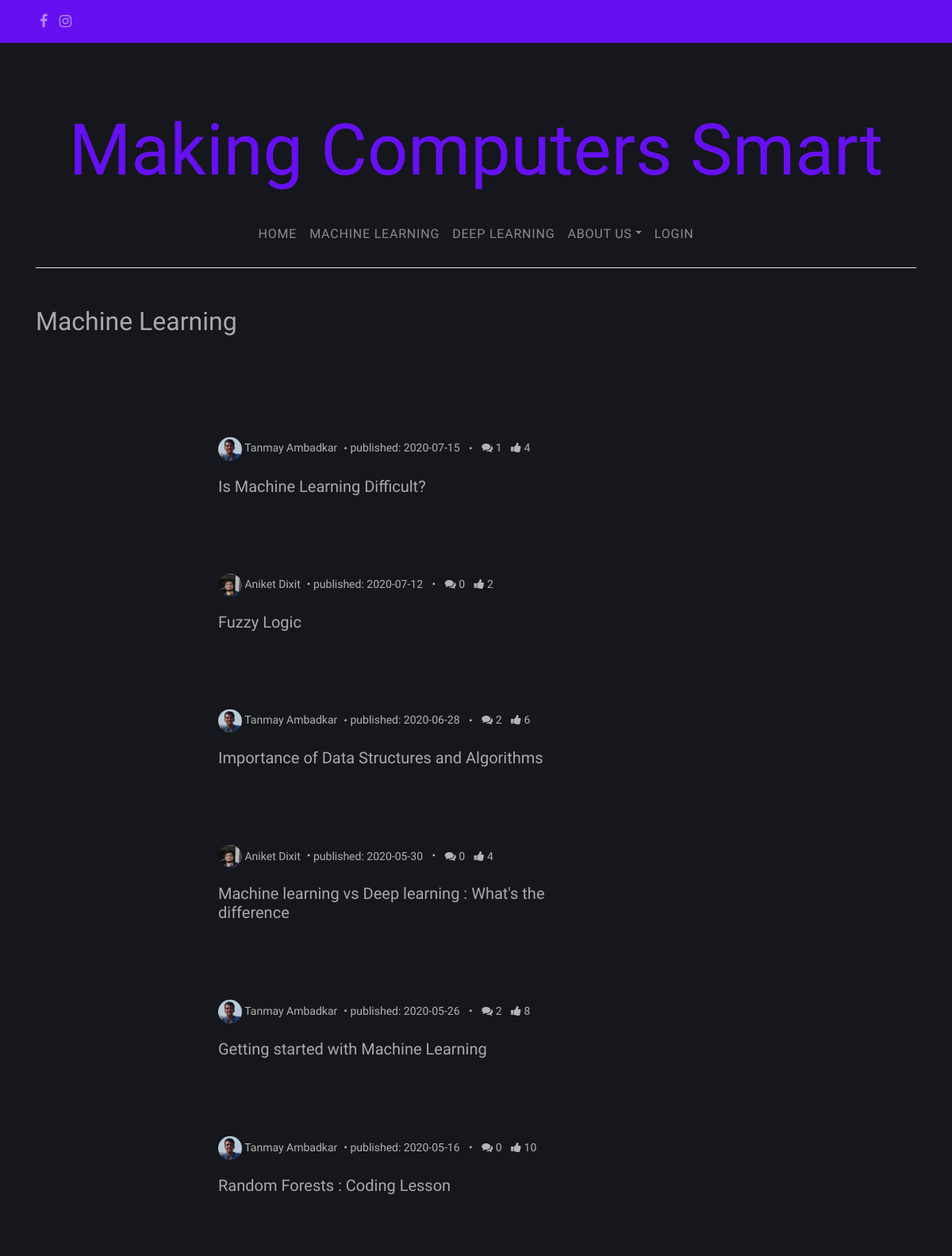
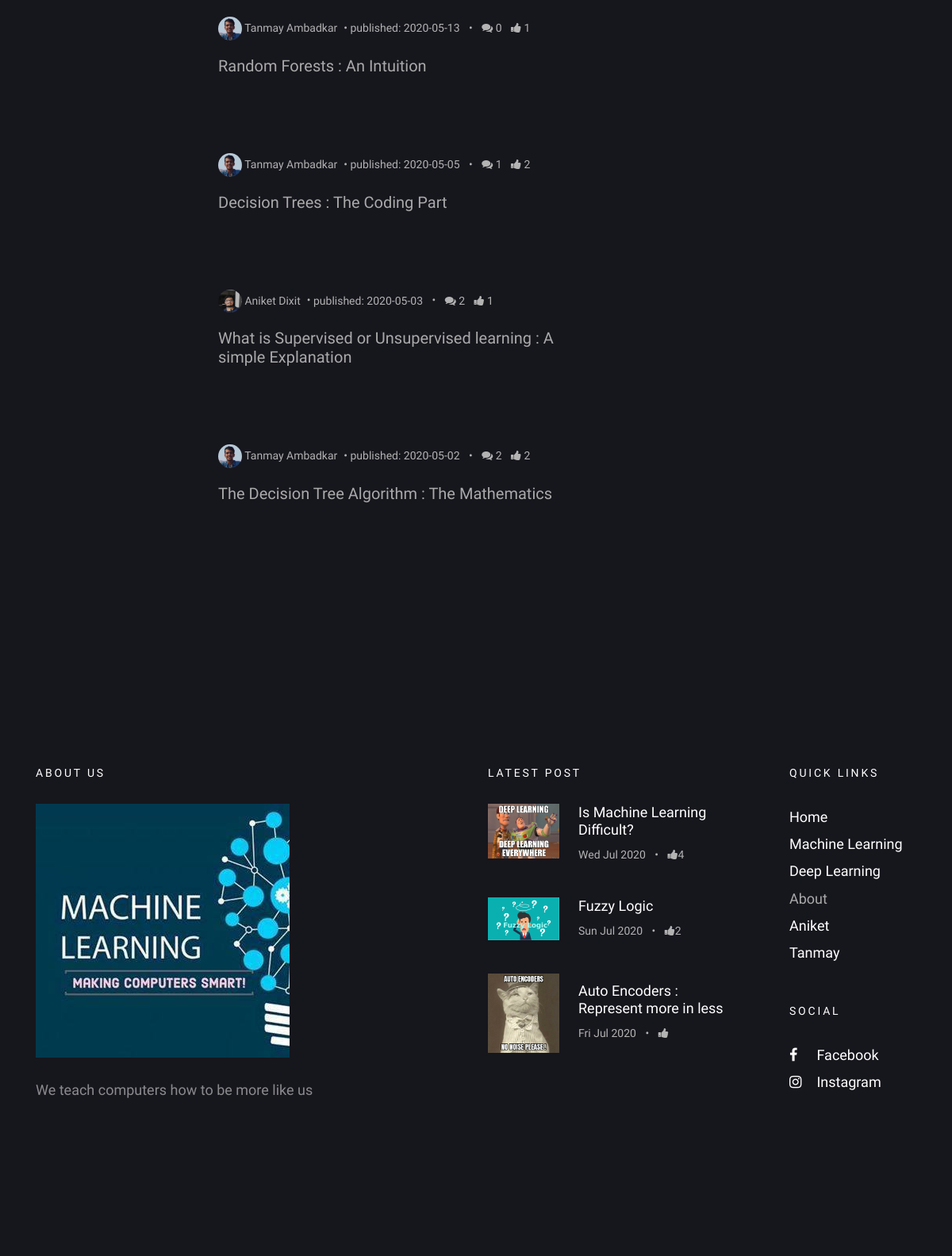
The page /posts/ML/ on the database as committed earlier (2 pictures, top to bottom).
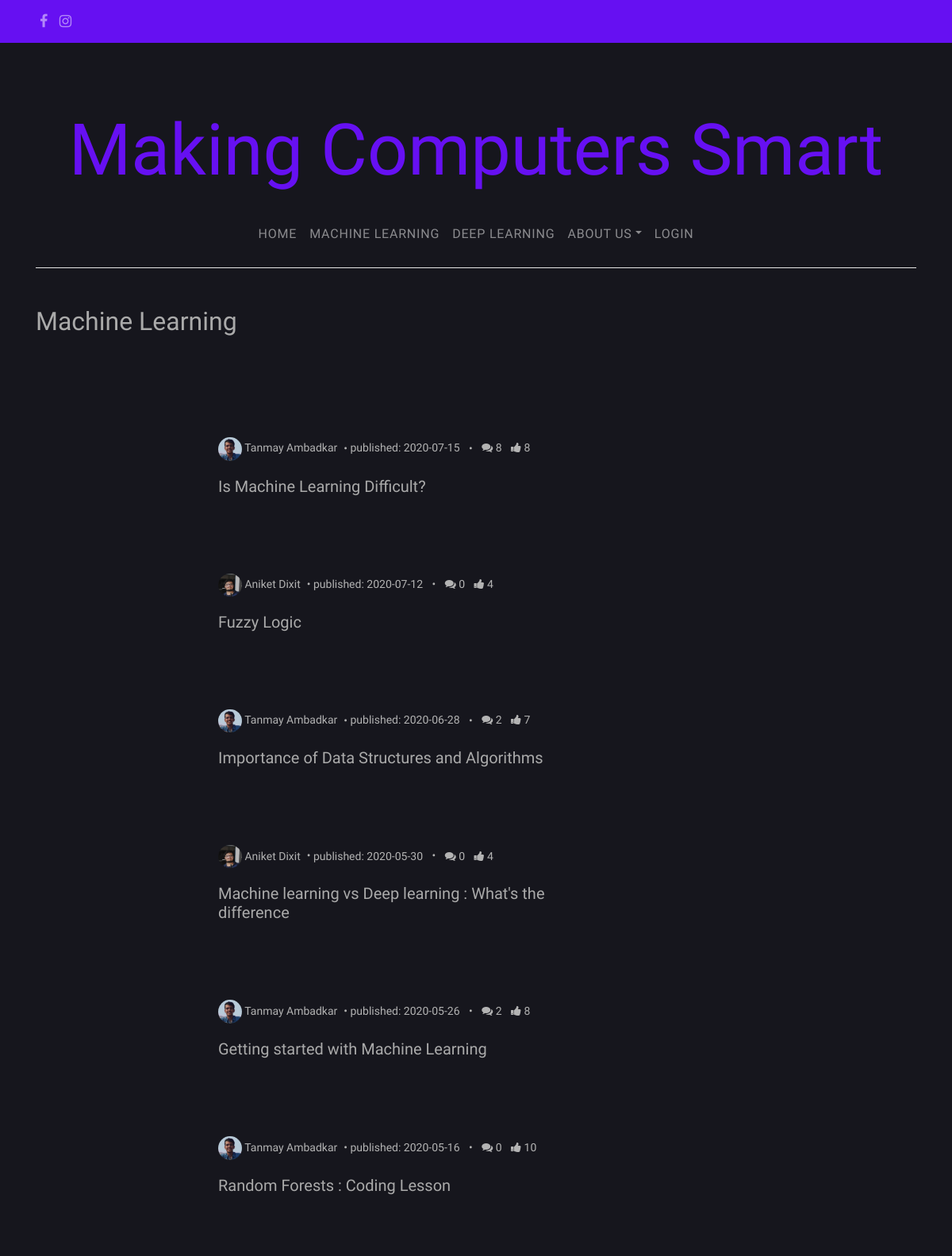
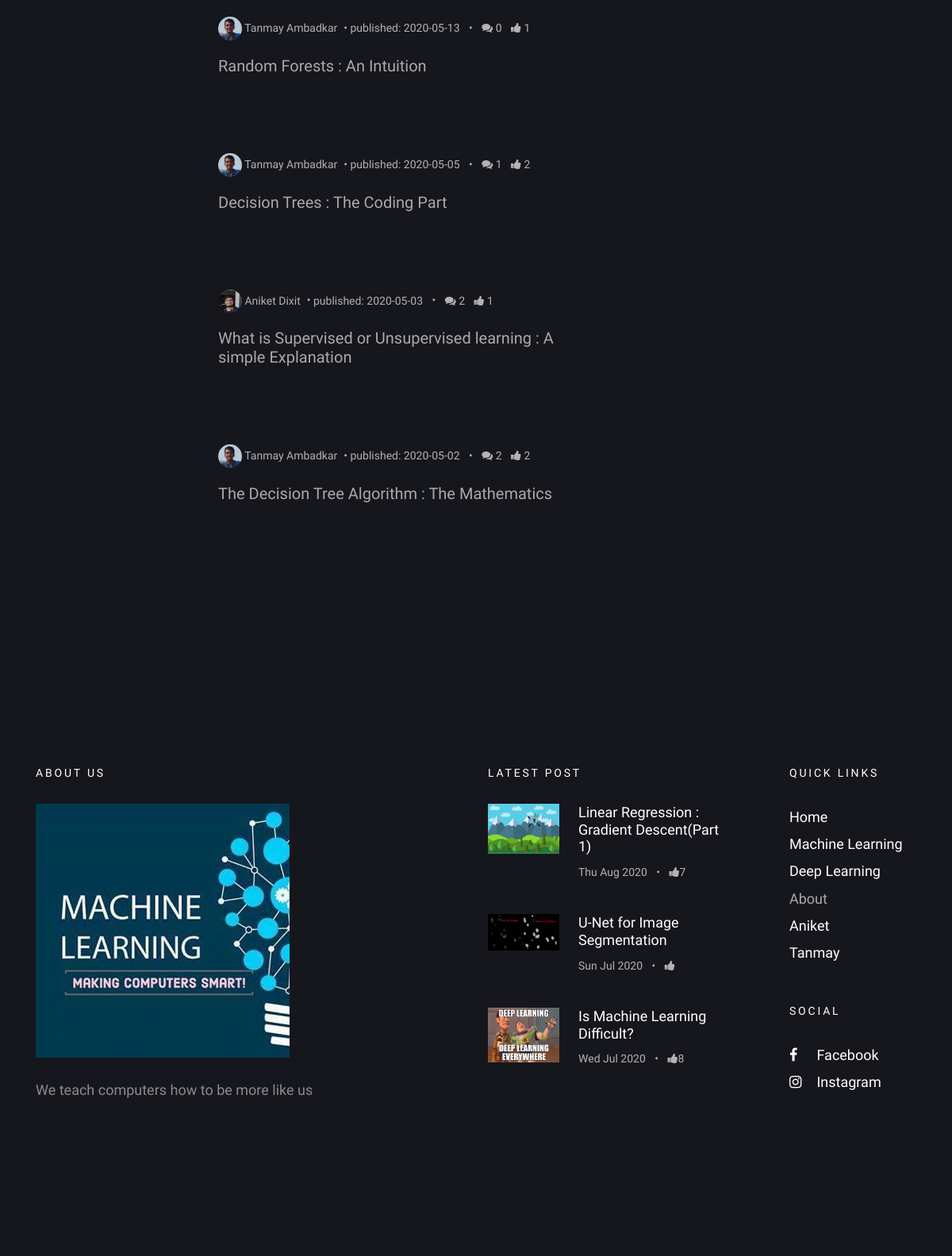
The same page on the database as committed later (2 pictures, top to bottom).
### blog/models.py (models this page shows, shortened)
class Post(models.Model):
    types = (
        ('D', 'Deep Learning'),
        ('M', 'Machine Learning'),
    )
    author = models.ForeignKey('UserProfileInfo', on_delete = models.CASCADE)
    title = models.CharField(max_length = 200)
    cover_img = models.ImageField(upload_to = 'cover_image', blank = True)
    text = models.TextField()
    created_date = models.DateTimeField(default = timezone.now)
    published_date = models.DateTimeField(blank = True, null = True)
    type = models.CharField(max_length = 1, choices = types, blank = True)
    def approve_comments(self):
        return self.comments.filter(approved_comment=True)
    def get_total_likes(self):
        return self.likes.users.count()

class UserProfileInfo(models.Model):
    user = models.OneToOneField(User, on_delete= models.CASCADE)
    profile_img = models.ImageField(upload_to = 'profile_pics', blank = True)
    cover_image = models.ImageField(upload_to = 'cover_profile_img', blank = True)
    description = models.TextField(blank = True)
    writeup = models.TextField(blank = True)
    instagram = models.URLField(blank = True)
    facebook = models.URLField(blank = True)
    github = models.URLField(blank = True)
    linkedin = models.URLField(blank = True)
    email = models.EmailField(blank = True)

class Like(models.Model):
    post = models.OneToOneField(Post, related_name = 'likes', on_delete=models.CASCADE)
    users = models.ManyToManyField(User, related_name='requirement_post_likes')
    created_at = models.DateTimeField(auto_now_add=True)
    updated_at = models.DateTimeField(auto_now=True)

### blog/views.py (the view)
# urls.py: path('posts/ML/', PostListView_ML.as_view(), name = 'post_list_ML'),
class PostListView_ML(TemplateView, TemplateResponseMixin):
    template_name = 'post_list_ML.html'
    def get_context_data(self, **kwargs):
         context = super(PostListView_ML, self).get_context_data(**kwargs)
         context['posts'] = Post.objects.filter(type__startswith = 'M').order_by('-published_date')
         context['topthree'] = Post.objects.filter(published_date__lte = timezone.now()).order_by('-published_date')[:3]
         return context

### blog/templates/blog/post_list_ML.html (shortened to what this page needs)
{% extends "blog/base.html" %}
{% block content %}
<section class="site-section pt-5">
  <div class="container">
    <div class="row mb-4">
      <div class="col-md-6">
        <h2 class="mb-4">Machine Learning</h2>
      </div>
    </div>
    <div class="row blog-entries">
      <div class="col-md-12 col-lg-8 main-content">
        <div class="row mb-5 mt-5">
          <div class="col-md-12">
              {% for post in posts %}
		{% if post.published_date %}
              <div class="post-entry-horzontal">
                <a href="{% url 'post_detail' pk=post.pk %}">
                  <span class="text">
                    <div class="post-meta">
                      <span class="author mr-2"><img src="/media/{{post.author.profile_img}}" alt="Colorlib">  {{post.author.user.first_name}} {{post.author.user.last_name}}</span>&bullet;
                      <span class="mr-2">published: {{post.published_date|date:"Y-m-d"}}</span> &bullet;
                      <span class="ml-2"><span class="fa fa-comments"></span> {{post.approve_comments.count}}</span>
		      <span class="ml-2"><span class="fa fa-thumbs-up"></span> {{post.get_total_likes}}</span>
                    </div>
                    <h2>{{ post.title }}</h2>
                  </span>
                </a>
              </div>
		{% endif %}
              {% endfor %}
          </div>
        </div>
      </div>
    </div>
  </div>
</section>
{% endblock %}
{% block footerblock %}
    {% for post in topthree %}
    <ul>
      <li>
        <a href="{% url 'post_detail' pk=post.pk %}">
          <img src="/media/{{post.cover_img}}" alt="Image placeholder" class="mr-4">
          <div class="text">
            <h4>{{post.title}}</h4>
            <div class="post-meta">
              <span class="mr-2">{{ post.published_date|date:"D M Y"}} </span> &bullet;
              <span class="ml-2"><span class="fa fa-thumbs-up"></span>{{post.get_total_likes}}</span>
            </div>
          </div>
        </a>
      </li>
    </ul>
    {% endfor %}
{% endblock  %}

### blog/templates/blog/base.html (shortened to what this page needs)
{% load static %}
{% load socialaccount %}
<!DOCTYPE html>
<html lang="en" dir="ltr">
    <head>
        <link rel="stylesheet" href="{% static 'css/animate.css' %}"-->
        <link rel="stylesheet" href="{% static 'css/owl.carousel.min.css' %}">
        <link rel="stylesheet" href="{% static 'fonts/fontawesome/css/font-awesome.min.css' %}">
        <link rel="stylesheet" href="{% static 'css/bootstrap.css' %}">
        <link rel="stylesheet" href="{% static 'css/style.css' %}">
    </head>
    <body>
        <div class="wrap">
            <header role="banner">
            <div class="top-bar">
              <div class="container">
                <div class="row">
                  <div class="col-10 social">
                      <a href="https://www.facebook.com/makingcomputerssmart/" target="_blank" rel="noreferrer"><span class="fa fa-facebook"></span></a>
                      <a href="http://instagram.com/making_computers_smart" target="_blank" rel="noreferrer"><span class="fa fa-instagram"></span></a>
                  </div>
                  <div class="col-2 social">
                  </div>
                </div>
              </div>
            </div>
            <div class="container logo-wrap">
              <div class="row pt-5">
                <div class="col-12 text-center">
                  <h1 class="site-logo"><a href="{% url 'home' %}" rel="noreferrer">Making Computers Smart</a></h1>
                </div>
              </div>
            </div>
            <nav class="navbar navbar-expand-md navbar-dark">
              <div class="container">
                <div class="collapse navbar-collapse" id="navbarMenu">
                  <ul class="navbar-nav mx-auto">
                    <li class="nav-item">
                      <a class="nav-link" href="{% url 'home' %}" rel="noreferrer">Home</a>
                    </li>
                    <li class="nav-item">
                      <a class="nav-link" href="{% url 'post_list_ML' %}" rel="noreferrer">Machine Learning</a>
                    </li>
                    <li class="nav-item">
                      <a class="nav-link" href="{% url 'post_list_DL' %}" rel="noreferrer">Deep Learning</a>
                    </li>
                    <li class="nav-item dropdown">
                        <span class="nav-link dropdown-toggle" id="dropdown04" data-toggle="dropdown" aria-haspopup="true" aria-expanded="false">About Us</span>
                    </li>
                    {% if user.is_superuser %}
                    <li>
                        <a href="{% url 'post_new' %}" class = 'nav-link'>New</a>
                    </li>
                    <li>
                        <a href="{% url 'post_draft_list' %}" class = 'nav-link'>Drafts</a>
                    </li>
                    <li>
                        <a href="{% url 'logout' %}" class = 'nav-link'>Logout</a>
                    </li>
                    {% elif user.is_authenticated %}
                        <li class="nav-item">
                          <a class="nav-link disabled" href="#">Welcome {{user.first_name}} {{user.last_name}}</a>
                        </li>
                        <li><a href="{% url 'logout' %}" class = 'nav-link'>Logout</a></li>
                    {% else %}
                            <a href="{% url 'login' %}" class = 'nav-link' rel="noreferrer">
                                Login
                            </a>
                    {% endif %}
                  </ul>
                </div>
              </div>
            </nav>
          </header>
              {% block content %}
              {% endblock  %}
         <footer class="site-footer">
        <div class="container">
          <div class="row mb-5">
            <div class="col-md-4">
              <h3>About Us</h3>
              <p class="mb-4">
                <img src="{% static 'images/mainimage.jpg' %}" alt="Image placeholder" class="img-fluid">
              </p>
              <p>We teach computers how to be more like us</p>
            </div>
            <div class="col-md-6 ml-auto">
              <div class="row">
                <div class="col-md-7">
                  <h3>Latest Post</h3>
                  <div class="post-entry-sidebar">
                    {% block footerblock %}
                    {% endblock %}
                  </div>
                </div>
                <div class="col-md-1"></div>
                <div class="col-md-4">
                  <div class="mb-5">
                    <h3>Quick Links</h3>
                    <ul class="list-unstyled">
                      <li><a href="{% url 'home' %}" rel="noreferrer">Home</a></li>
                      <li><a href="{% url 'post_list_ML' %}" rel="noreferrer">Machine Learning</a></li>
                      <li><a href="{% url 'post_list_DL' %}" rel="noreferrer">Deep Learning</a></li>
                      <li> About
                          <ul class="list-inline">
                              <li><a href="{% url 'aniket' %}" rel="noreferrer">Aniket</a></li>
                              <li><a href="{% url 'tanmay' %}" rel="noreferrer">Tanmay</a></li>
                          </ul>
                      </li>
                    </ul>
                  </div>
                  <div class="mb-5">
                    <h3>Social</h3>
                    <ul class="list-unstyled footer-social">
                      <li><a href="https://www.facebook.com/makingcomputerssmart/" target="_blank" rel="noreferrer"><span class="fa fa-facebook"></span> Facebook</a></li>
                      <li><a href="http://instagram.com/making_computers_smart" target="_blank" rel="noreferrer"><span class="fa fa-instagram"></span> Instagram</a></li>
                    </ul>
                  </div>
                </div>
              </div>
            </div>
          </div>
          <div class="row">
            <div class="col-md-12 text-center">
            </div>
          </div>
        </div>
      </footer>
               </div>
    </body>
</html>

### static/css/style.css (style rules this page uses)
body { background: black; font-family: "Inconsolata", SFMono-Regular, Menlo, Monaco, Consolas, "Liberation Mono", "Courier New", monospace; font-weight: 300; font-size: 18px; line-height: 1.9; color: #aaaaaa; }
a { -webkit-transition: .3s all ease; -o-transition: .3s all ease; transition: .3s all ease; text-decoration: none; }
h1, h2, h3, h4, h5 { color: #aaa; font-family: "Josefin Sans", -apple-system, BlinkMacSystemFont, "Segoe UI", Roboto, "Helvetica Neue", Arial, sans-serif, "Apple Color Emoji", "Segoe UI Emoji", "Segoe UI Symbol", "Noto Color Emoji"; }
.wrap { max-width: 1250px; margin: 0 auto; background: #16161D; -webkit-box-shadow: 0 0 40px 0 rgba(0, 0, 0, 0.1); box-shadow: 0 0 40px 0 rgba(0, 0, 0, 0.1); }
header { position: relative; top: 0; left: 0; width: 100%; z-index: 5; font-weight: 400; background: #16161D !important; }
header .navbar-collapse { position: relative; }
header .navbar { padding-top: 0; padding-bottom: 0; background: #16161D; }
header .navbar .nav-link { padding: 1.7rem 1rem; font-size: 16px; outline: none !important; text-transform: uppercase; letter-spacing: .05em; }
.site-logo a { font-size: 90px; }
.top-bar { background: #6610f2; padding: 10px 0; }
.top-bar .social a, .top-bar .search-icon a { color: #fff; opacity: .5; padding: 5px; }
.top-bar .social { text-align: left; }
.navbar .container > div { border-bottom: 1px solid #e6e6e6; }
.site-section { padding: 7em 0; }
.blog-entries .post-meta { margin-bottom: 20px; font-size: 14px; color: #b3b3b3; }
.blog-entries .post-meta .author img { width: 30px; border-radius: 50%; display: inline-block; }
.post-entry-horzontal { margin-bottom: 30px; }
.post-entry-horzontal a { overflow: hidden; display: table; position: relative; top: 0; -webkit-transition: .1s all ease; -o-transition: .1s all ease; transition: .1s all ease; }
.post-entry-horzontal a .image, .post-entry-horzontal a .text { display: table-cell; vertical-align: middle; }
.post-entry-horzontal a .text { padding: 30px; width: calc(100 - 200px); border-left: none; }
.post-entry-horzontal a .text h2 { font-size: 20px; }
.post-entry-sidebar .post-meta { font-size: 14px; color: #b3b3b3; }
.post-entry-sidebar ul { padding: 0; margin: 0; }
.post-entry-sidebar ul li { list-style: none; padding: 0 0 20px 0; margin: 0 0 20px 0; }
.post-entry-sidebar ul li a { display: table; }
.post-entry-sidebar ul li a img { width: 90px; }
.post-entry-sidebar ul li a img, .post-entry-sidebar ul li a .text { display: table-cell; vertical-align: middle; }
.post-entry-sidebar ul li a .text h4 { font-size: 18px; }
.site-footer { background-size: cover; background-position: center center; background-repeat: no-repeat; padding: 5em 0; background: #16161D; }
.site-footer .post-entry-sidebar ul li a h4 { color: #fff; }
.site-footer .footer-social li a > span { width: 30px; }
.site-footer a { color: #fff; }
.site-footer h3 { color: #fff; margin-bottom: 30px; font-size: 14px; text-transform: uppercase; letter-spacing: .2em; }
.site-footer p { color: rgba(255, 255, 255, 0.5); }

Rows that differ between the two databases and show on the page:
no longer on one of the page's lists (row unchanged): Post: title "Fuzzy Logic", published_date "Sun Jul 2020", get_total_likes "2"
no longer on this page (row unchanged): Post: cover_img (picture), title "Auto Encoders : Represent more in less", published_date "Fri Jul 2020", shown under "LATEST POST"
changed Post "Is Machine Learning Difficult?": approve_comments.count "1" → "8"; get_total_likes "4" → "8"
computed for Post "Fuzzy Logic": get_total_likes "2" → "4"
computed for Post "Importance of Data Structures and Algorithms": get_total_likes "6" → "7"
now on this page (row edited): Post: cover_img (picture), title "Linear Regression : Gradient Descent(Part 1)", published_date "Thu Aug 2020", get_total_likes "7", shown under "LATEST POST"
added Post: cover_img (picture), title "U-Net for Image Segmentation", published_date "Sun Jul 2020", shown under "LATEST POST"
